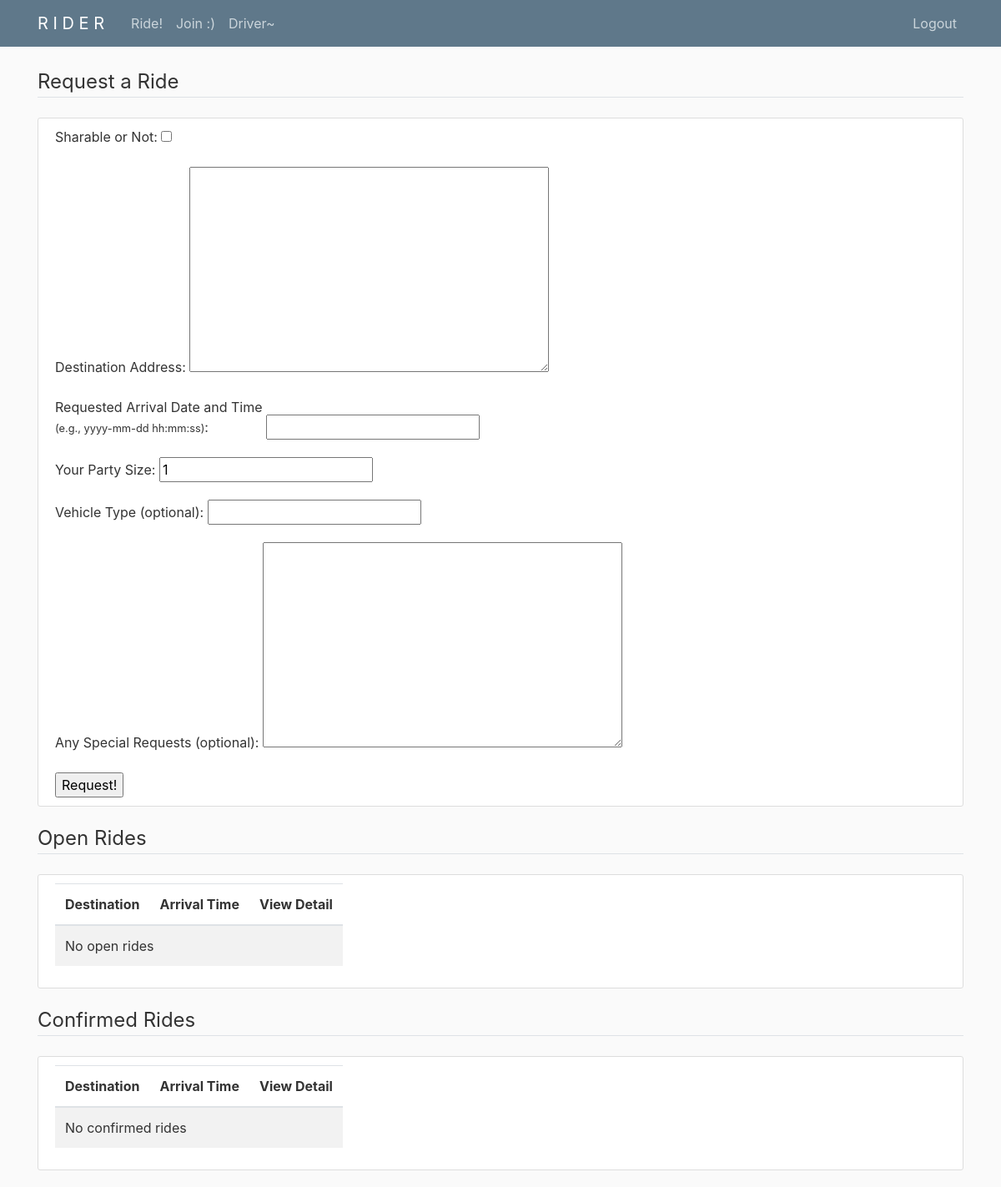
The app's page / (signed in), older data.
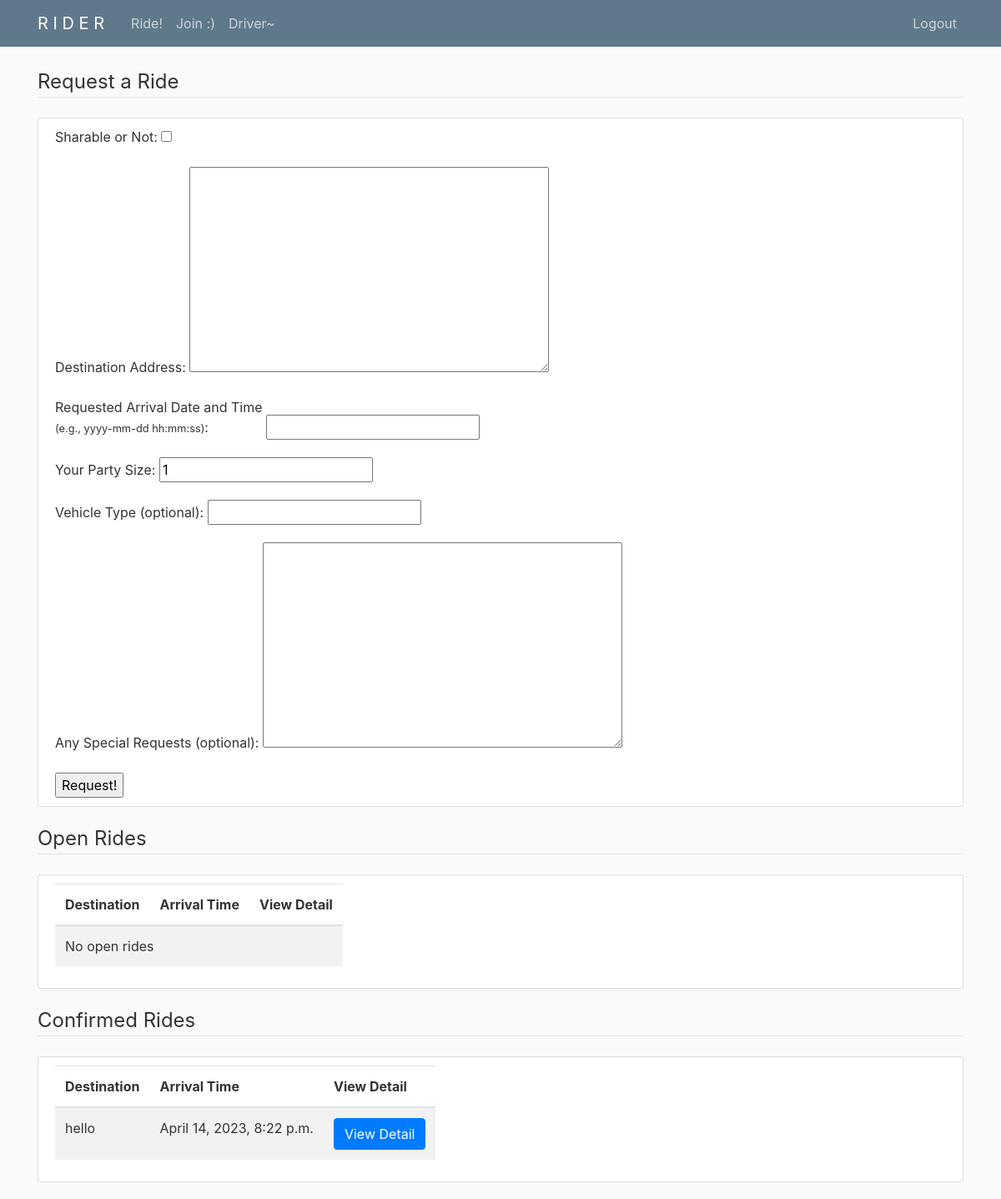
The same page, newer data.
### rider/models.py (models this page shows, shortened)
class Order(models.Model):  # Order = ride request
    STATUS_CHOICES = (
        ('O', 'Open'),
        ('C', 'Confirmed'),
        ('P', 'Completed'),
    )
    status = models.CharField(
        max_length=2, choices=STATUS_CHOICES, default='O')
    sharableTF = models.BooleanField()
    ownerID = models.ForeignKey(
        User, on_delete=models.CASCADE, related_name='ownerID')
    destAddr = models.TextField()
    reqArrvDateTime = models.DateTimeField()
    ownerPartySize = models.PositiveIntegerField(
        default=1, validators=[MinValueValidator(1)])
    vehicleType = models.CharField(max_length=100, blank=True)
    specialRequest = models.TextField(blank=True)
    driverID = models.ForeignKey(
        'Driver', blank=True, on_delete=models.SET_NULL, related_name='driver', null=True)
    sharerID = models.ForeignKey(
        User, blank=True, on_delete=models.SET_NULL, related_name='sharerID', null=True)
    sharerPartySize = models.PositiveIntegerField(blank=True, default=1)
    totalPartySize = models.PositiveIntegerField()

### rider/views.py (the view)
# urls.py: 2. Add a URL to urlpatterns:  path('', views.home, name='home')
@login_required
def home(request):
    if request.method == 'POST':
        form = OwnerOrderForm(request.POST)
        if form.is_valid():
            order = form.save(commit=False)
            order.ownerID = request.user
            order.totalPartySize = order.ownerPartySize
            order.save()
            messages.success(
                request, f'Order requested successfully!')
            return redirect('rider-home')
        messages.warning(
            request, f'Order request failed!')
    else:
        form = OwnerOrderForm()
    rides = Order.objects.filter(
        ownerID=request.user) | Order.objects.filter(sharerID=request.user)
    open_rides = rides.filter(status='O')
    confirmed_rides = rides.filter(status='C')
    return render(request, 'rider/home.html', {'form': form, 'open_rides': open_rides, 'confirmed_rides': confirmed_rides})

### rider/forms.py
class OwnerOrderForm(forms.ModelForm):
    class Meta:
        model = Order
        fields = ('sharableTF', 'destAddr', 'reqArrvDateTime',
                  'ownerPartySize', 'vehicleType', 'specialRequest')
        labels = {'sharableTF': 'Sharable or Not',
                  'destAddr': 'Destination Address',
                  'reqArrvDateTime': mark_safe('Requested Arrival Date and Time<br><small>(e.g., yyyy-mm-dd hh:mm:ss)</small>'),
                  'ownerPartySize': 'Your Party Size',
                  'vehicleType': 'Vehicle Type (optional)',
                  'specialRequest': 'Any Special Requests (optional)'}

### rider/templates/rider/home.html (shortened to what this page needs)
{% extends 'rider/base.html' %}
{% block content %}
<legend class="border-bottom mb-4">Request a Ride</legend>
<article class="media content-section">
    <div class="media-body">
        <form method="post">
            {{ form.as_p }}
            <input type="submit" value="Request!">
        </form>
    </div>
</article>
<legend class="border-bottom mb-4">Open Rides</legend>
<article class="media content-section">
    <div class="media-body">
        {% if open_rides is not None %}
            <table class="table table-striped table-hover table-responsive">
                <thead>
                    <tr>
                        <th>Destination</th>
                        <th>Arrival Time</th>
                        <th>View Detail</th>
                    </tr>
                </thead>
                <tbody>
                    {% for ride in open_rides %}
                        <tr>
                            <td>{{ ride.destAddr }}</td>
                            <td>{{ ride.reqArrvDateTime }}</td>
                            <td>
                                <form method="get" action="/ride_details">
                                    <input type="hidden" name="rideid" value="{{ ride.id }}">
                                    <button type="submit" class="btn btn-primary">
                                        View Detail
                                    </button>
                                </form>
                            </td>
                        </tr>
                    {% empty %}
                        <tr>
                            <td colspan="3">No open rides</td>
                        </tr>
                    {% endfor %}
                </tbody>
            </table>
        {% endif %}
    </div>
</article>
<legend class="border-bottom mb-4">Confirmed Rides</legend>
<article class="media content-section">
    <div class="media-body">
        {% if confirmed_rides is not None %}
            <table class="table table-striped table-hover table-responsive">
                <thead>
                    <tr>
                        <th>Destination</th>
                        <th>Arrival Time</th>
                        <th>View Detail</th>
                    </tr>
                </thead>
                <tbody>
                    {% for ride in confirmed_rides %}
                        <tr>
                            <td>{{ ride.destAddr }}</td>
                            <td>{{ ride.reqArrvDateTime }}</td>
                            <td>
                                <form method="get" action="/ride_details">
                                    <button type="submit" class="btn btn-primary">
                                        View Detail
                                    </button>
                                </form>
                            </td>
                        </tr>
                    {% empty %}
                        <tr>
                            <td colspan="3">No confirmed rides</td>
                        </tr>
                    {% endfor %}
                </tbody>
            </table>
        {% endif %}
    </div>
</article>
{% endblock %}

Row changes from the older to the newer data that the page shows:
now on this page (row edited): Order: destAddr "hello", reqArrvDateTime "April 14, 2023, 8:22 p.m."
Text that changed along with them:
text no longer shown: "No confirmed rides"
